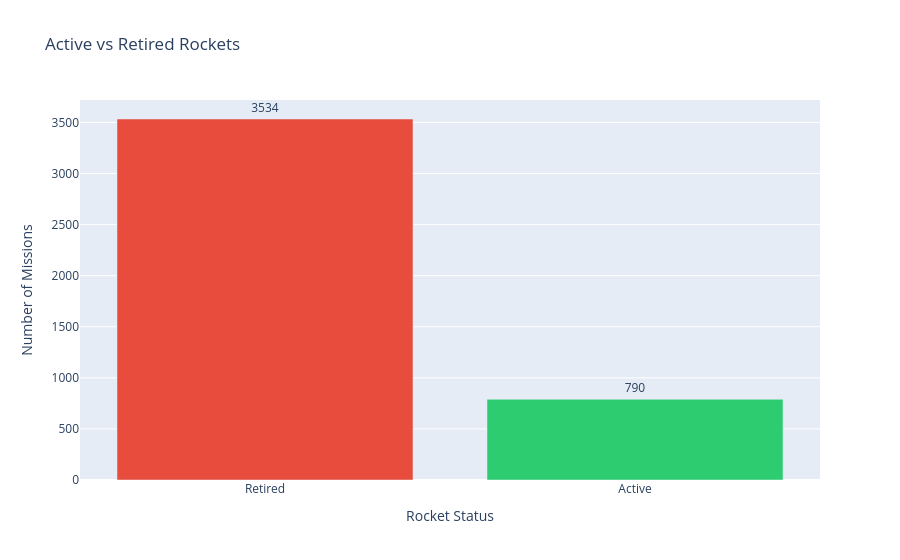

This figure's notebook cell:
### Code cell
fig = px.bar(
    top_org_act_rockets,
    x='Rocket Status',
    y='Count',
    title='Active vs Retired Rockets',
    color='Rocket Status',
    color_discrete_map={'Active': '#2ecc71', 'Retired': '#e74c3c'},
    text='Count'
)
fig.update_layout(
    xaxis_title='Rocket Status',
    yaxis_title='Number of Missions',
    showlegend=False
)
fig.update_traces(textposition='outside')
fig.show()

### Figure 1 — Plotly figure (JSON) as saved in the notebook; plotly's stock layout.template omitted (floating-point values rounded to 4 significant figures)
{"data": [{"hovertemplate": "Rocket Status=%{x}<br>Count=%{text}<extra></extra>", "legendgroup": "Retired", "marker": {"color": "#e74c3c", "pattern": {"shape": ""}}, "name": "Retired", "orientation": "v", "showlegend": true, "text": [3534.0], "textposition": "outside", "type": "bar", "x": ["Retired"], "xaxis": "x", "y": [3534], "yaxis": "y"}, {"hovertemplate": "Rocket Status=%{x}<br>Count=%{text}<extra></extra>", "legendgroup": "Active", "marker": {"color": "#2ecc71", "pattern": {"shape": ""}}, "name": "Active", "orientation": "v", "showlegend": true, "text": [790.0], "textposition": "outside", "type": "bar", "x": ["Active"], "xaxis": "x", "y": [790], "yaxis": "y"}], "layout": {"barmode": "relative", "legend": {"title": {"text": "Rocket Status"}, "tracegroupgap": 0}, "showlegend": false, "title": {"text": "Active vs Retired Rockets"}, "xaxis": {"anchor": "y", "categoryarray": ["Retired", "Active"], "categoryorder": "array", "domain": [0, 1], "title": {"text": "Rocket Status"}}, "yaxis": {"anchor": "x", "domain": [0, 1], "title": {"text": "Number of Missions"}}}}
